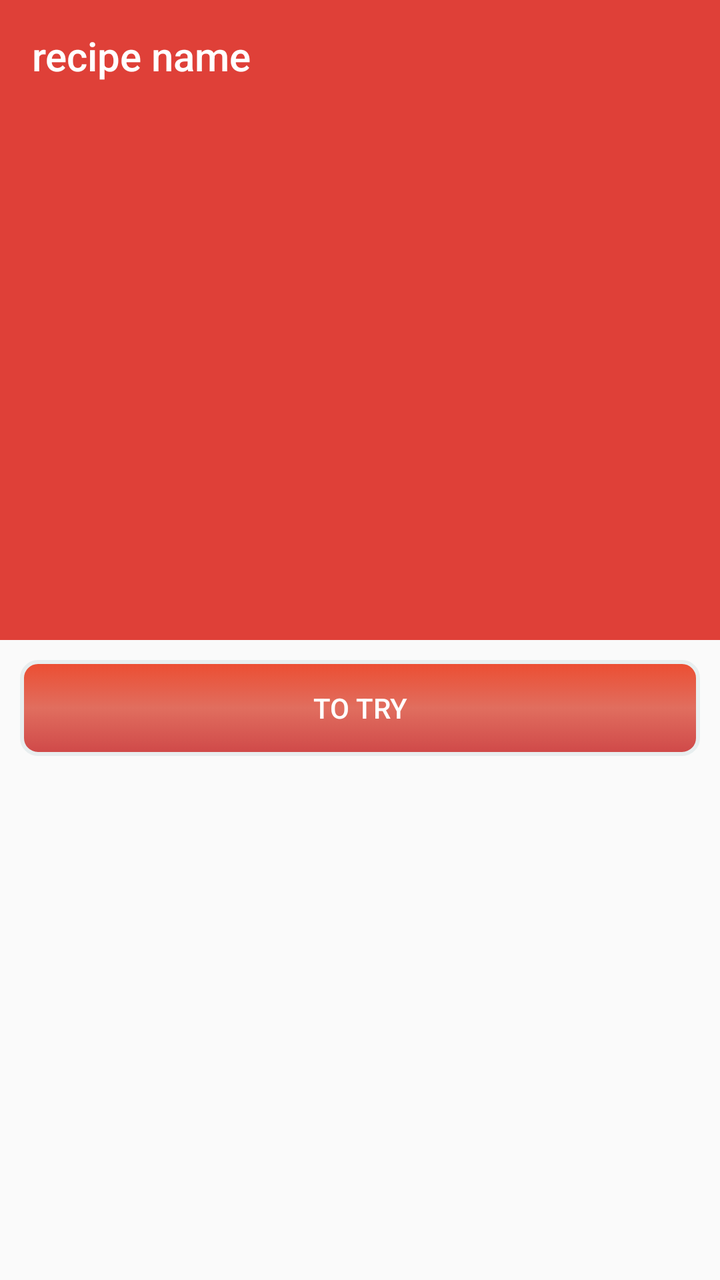
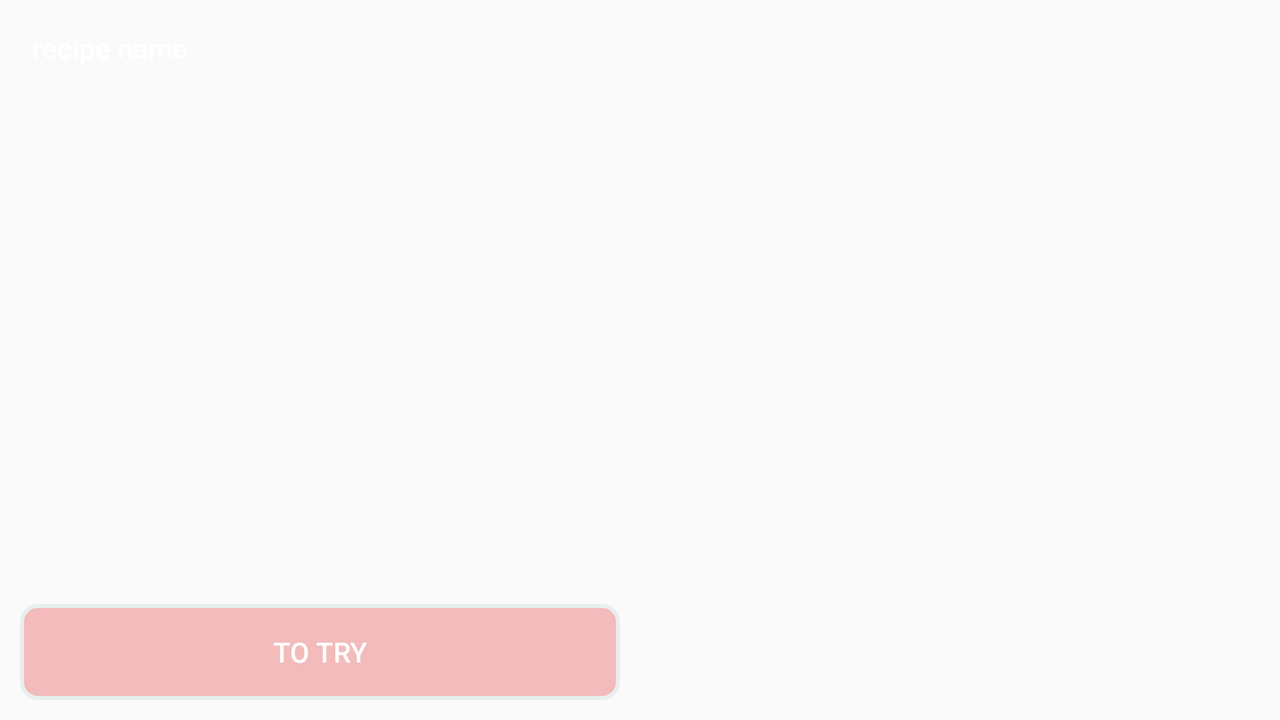

First picture: res/layout/ on a phone held upright. Second picture: the repository's own variant of that layout, on a device whose configuration matches the variant's folder. Source for both follows.
<!-- AndroidManifest.xml: application theme AppTheme -->
<!-- res/layout/recipe_details.xml -->
<?xml version="1.0" encoding="utf-8"?>
<android.support.design.widget.CoordinatorLayout xmlns:android="http://schemas.android.com/apk/res/android"
    xmlns:app="http://schemas.android.com/apk/res-auto"
    android:orientation="vertical"
    android:layout_width="match_parent"
    android:layout_height="match_parent">

    <android.support.design.widget.AppBarLayout
        app:theme="@style/Base.ThemeOverlay.AppCompat.Dark.ActionBar"
        android:layout_width="match_parent"
        android:fitsSystemWindows="true"
        android:layout_height="wrap_content">


        <android.support.design.widget.CollapsingToolbarLayout
            android:layout_width="match_parent"
            app:layout_scrollFlags="scroll|exitUntilCollapsed"
            android:layout_height="320dp"
            app:titleEnabled="false"
            app:contentScrim="@color/colorPrimary"
            android:fitsSystemWindows="true">

            <ImageView
                android:contentDescription="@string/add_widget"
                android:id="@+id/recipe_image"
                android:scaleType="fitXY"
                app:layout_collapseMode="parallax"
                android:src="@drawable/welcome_chess_cake"
                android:layout_width="match_parent"
                android:layout_height="match_parent" />

            <android.support.v7.widget.Toolbar
                app:theme="@style/ThemeOverlay.AppCompat.Light"
                app:layout_collapseMode="pin"
                app:title="recipe name"
                app:titleTextColor="@color/White"
                android:id="@+id/recipe_toolbar"
                android:layout_width="match_parent"
                android:layout_height="?actionBarSize"/>

        </android.support.design.widget.CollapsingToolbarLayout>
    </android.support.design.widget.AppBarLayout>

    <android.support.v4.widget.NestedScrollView
        app:layout_behavior="@string/appbar_scrolling_view_behavior"
        android:layout_width="match_parent"
        android:layout_height="wrap_content">

        <LinearLayout
            android:orientation="vertical"
            android:layout_width="match_parent"
            android:layout_height="match_parent">

            <android.support.v7.widget.RecyclerView
                android:id="@+id/recipe_detail_rv"
                android:scrollbars="vertical"
                android:layout_width="match_parent"
                android:layout_height="match_parent">

            </android.support.v7.widget.RecyclerView>

            <Button
                android:textColor="@color/White"
                android:layout_margin="10dp"
                android:background="@drawable/lesson_btn_background"
                android:text="@string/try_button"
                android:id="@+id/try_button"
                android:layout_width="match_parent"
                android:layout_height="wrap_content" />

        </LinearLayout>






    </android.support.v4.widget.NestedScrollView>

</android.support.design.widget.CoordinatorLayout>
<!-- resources referenced by this layout -->
<resources>
  <color name="White">#ffffff</color>
  <color name="colorPrimary">#df4038</color>
  <!-- drawable lesson_btn_background (drawable) -->
  <?xml version="1.0" encoding="utf-8"?>
  <selector xmlns:android="http://schemas.android.com/apk/res/android">
      <item android:state_pressed="false">
          <shape android:shape="rectangle">
              
              
              <gradient android:centerColor="@color/Red"
                  android:endColor="@color/light_red"
                  android:angle="270"
                  android:startColor="@color/colorPrimaryDark"
                  android:gradientRadius="45dp"/>
              
              <stroke android:color="@color/bright_grey" android:width="2dp"/>
              <corners android:radius="8dp"/>
          </shape>
      </item>
  
      <item android:state_pressed="true">
          <shape android:shape="rectangle">
              
              
              <gradient android:centerColor="@color/light_red"
                  android:endColor="@color/Red"
                  android:angle="270"
                  android:startColor="@color/colorPrimaryDark"
                  android:gradientRadius="45dp"/>
              
              <stroke android:color="@color/bright_grey" android:width="2dp"/>
              <corners android:radius="8dp"/>
          </shape>
  
      </item>
  
  </selector>
  <string name="add_widget">Add widget</string>
  <string name="try_button">To Try</string>
  <style name="AppTheme" parent="Theme.AppCompat.Light.DarkActionBar">
          
          <item name="colorPrimary">@color/colorPrimary</item>
          <item name="colorPrimaryDark">@color/colorPrimaryDark</item>
          <item name="colorAccent">@color/colorAccent</item>
      </style>
  <color name="Red">#cbda4a37</color>
  <color name="light_red">#cf4848</color>
  <color name="colorPrimaryDark">#ec4d31</color>
  <color name="bright_grey">#E8EEEF</color>
  <color name="colorAccent">#FF4081</color>
</resources>
<!-- res/layout-land/recipe_details.xml (the repository's variant of the layout above) -->
<!-- drawn on the phone turned sideways -->
<?xml version="1.0" encoding="utf-8"?>
<FrameLayout xmlns:android="http://schemas.android.com/apk/res/android"
    xmlns:app="http://schemas.android.com/apk/res-auto"
    android:orientation="vertical"
    android:layout_width="match_parent"
    android:layout_height="match_parent">
    <LinearLayout
        android:orientation="horizontal"
        android:layout_width="match_parent"
        android:layout_height="match_parent">

        <FrameLayout
            android:layout_width="0dp"
            android:layout_weight="1"
            android:layout_height="match_parent">

            <ImageView
                android:id="@+id/recipe_image"
                android:scaleType="fitXY"
                app:layout_collapseMode="parallax"
                android:src="@drawable/welcome_chess_cake"
                android:layout_width="match_parent"
                android:layout_height="match_parent" />
            <Button
                android:layout_gravity="bottom"
                android:textColor="@color/White"
                android:layout_margin="10dp"
                android:background="@drawable/detail_land_btn"
                android:text="@string/try_button"
                android:id="@+id/try_button"
                android:layout_width="match_parent"
                android:layout_height="wrap_content" />

        </FrameLayout>


            <android.support.v7.widget.RecyclerView
                android:id="@+id/recipe_detail_rv"
                android:scrollbars="vertical"
                android:layout_width="0dp"
                android:layout_weight="1"
                android:layout_height="match_parent">

            </android.support.v7.widget.RecyclerView>

    </LinearLayout>


    <android.support.v7.widget.Toolbar
        android:id="@+id/recipe_toolbar"
        android:layout_width="match_parent"
        android:layout_height="?actionBarSize"
        app:layout_collapseMode="pin"
        app:theme="@style/ThemeOverlay.AppCompat.Light"
        app:title="recipe name"
        app:titleTextColor="@color/White" />


</FrameLayout>
<!-- resources referenced by the variant -->
<!-- as the phone turned sideways resolves them -->
<resources>
  <color name="White">#ffffff</color>
  <!-- drawable detail_land_btn (drawable) -->
  <?xml version="1.0" encoding="utf-8"?>
  <selector xmlns:android="http://schemas.android.com/apk/res/android">
  
      
          <item android:state_pressed="false">
              <shape android:shape="rectangle">
                  
                  <solid android:color="@color/transparent_red"/>
                  
                  <stroke android:color="@color/bright_grey"
                      android:width="2dp"/>
                  <corners android:radius="8dp"/>
              </shape>
          </item>
  
          <item android:state_pressed="true">
              <shape android:shape="rectangle">
                  
                  <solid android:color="@color/transparent_red_dark"/>
                  
                  <stroke android:color="@color/bright_grey"
                      android:width="2dp"/>
                  <corners android:radius="8dp"/>
              </shape>
          </item>
  
  </selector>
  <string name="try_button">To Try</string>
  <style name="AppTheme" parent="Theme.AppCompat.Light.DarkActionBar">
          
          <item name="colorPrimary">@color/colorPrimary</item>
          <item name="colorPrimaryDark">@color/colorPrimaryDark</item>
          <item name="colorAccent">@color/colorAccent</item>
      </style>
  <color name="transparent_red">#46df1414</color>
  <color name="bright_grey">#E8EEEF</color>
  <color name="transparent_red_dark">#82df1414</color>
  <color name="colorPrimary">#df4038</color>
  <color name="colorPrimaryDark">#ec4d31</color>
  <color name="colorAccent">#FF4081</color>
</resources>
